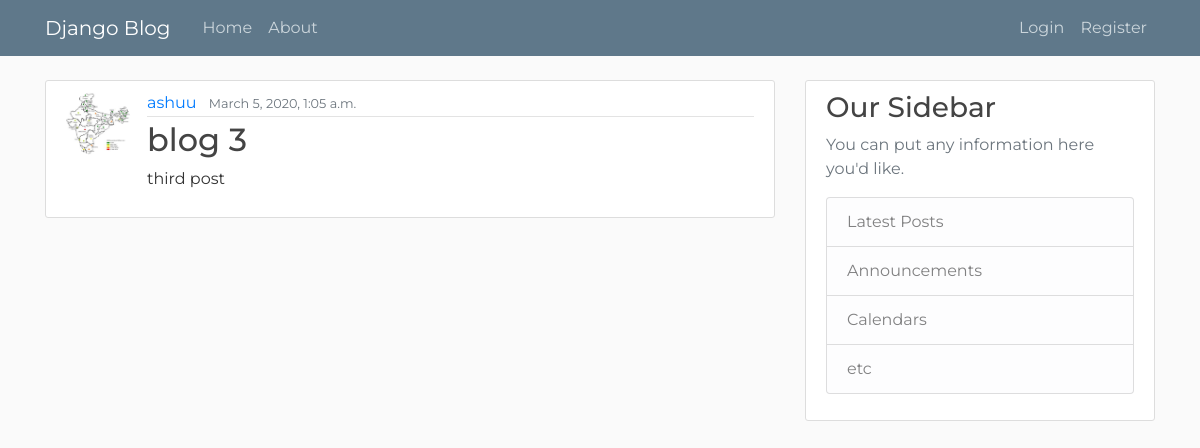
Screenshot of /post/3/ with the database file from the repository.
### blogApp/models.py (models this page shows, shortened)
class Post(models.Model):
    title = models.CharField(max_length=100)
    content = models.TextField()
    date_posted = models.DateTimeField(default = timezone.localtime(timezone.now()))
    author = models.ForeignKey(User,on_delete = models.CASCADE)
    objects = models.Manager()

### users/models.py (models this page shows, shortened)
class Profile(models.Model):
    user = models.OneToOneField(User,on_delete=models.CASCADE)
    image = models.ImageField(default='default.jpg',upload_to='profile_pics')

### blogApp/views.py (the view)
# urls.py: path('post/<int:pk>/',PostDetailView.as_view(),name="post-detail"),
class PostDetailView(DetailView):
    model = Post
    template_name = 'post_detail.html'

### blogApp/templates/post_detail.html (shortened to what this page needs)
{% extends 'base.html' %}
{% block content %}
    <article class="media content-section">
      <img class= "rounded-circle article-img" src= "{{ object.author.profile.image.url }}" >
        <div class="media-body">
          <div class="article-metadata">
            <a class="mr-2" href="{%url 'user-posts' object.author.username %}">{{ object.author }}</a>
            <small class="text-muted">{{ object.date_posted }}</small>
          </div>
          <h2 class="article-title">{{ object.title }}</h2>
          <p class="article-content">{{ object.content }}</p>
        </div>
      </article>
{% endblock content %}

### blogApp/static/blog/main.css (style rules this page uses)
body { background: #fafafa; color: #333333; margin-top: 5rem; font-family: 'Montserrat', sans-serif !important; }
h1, h2, h3, h4, h5, h6 { color: #444444; }
.content-section { background: #ffffff; padding: 10px 20px; border: 1px solid #dddddd; border-radius: 3px; margin-bottom: 20px; }
.article-title { color: #444444; }
.article-content { white-space: pre-line; }
.article-img { height: 65px; width: 65px; margin-right: 16px; }
.article-metadata { padding-bottom: 1px; margin-bottom: 4px; border-bottom: 1px solid #e3e3e3 }

### rows the page displays
Post: author.profile.image (picture), author "ashuu", date_posted "March 5, 2020, 1:05 a.m.", title "blog 3", content "third post"
